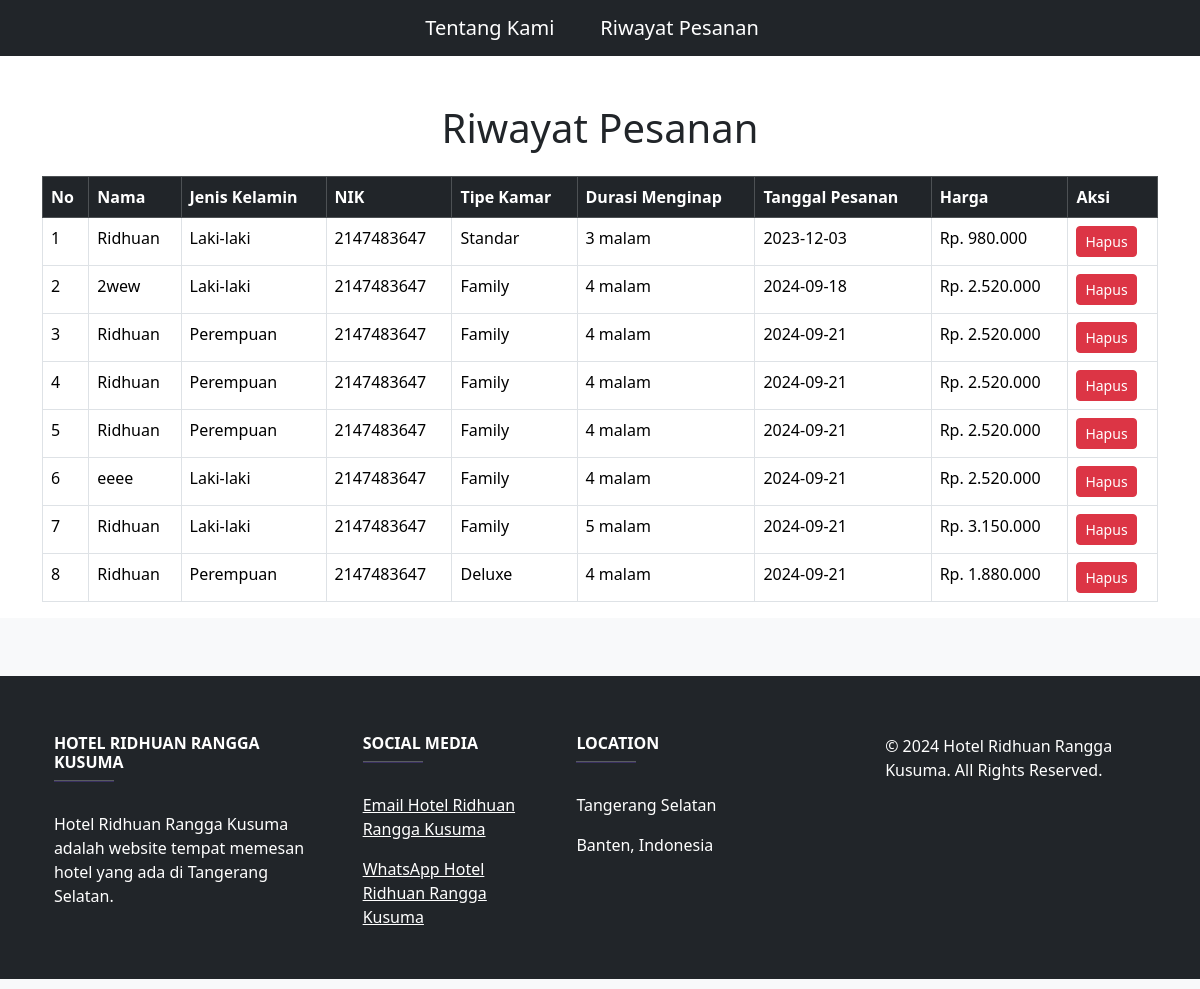
/riwayat.php, run on the app's committed database.
### tables this page shows
CREATE TABLE `pesanan` (
  `id` int(11) NOT NULL,
  `nama` varchar(250) NOT NULL,
  `jenis_kelamin` varchar(10) NOT NULL,
  `NIK` int(16) NOT NULL,
  `tipe` varchar(8) NOT NULL,
  `harga` int(11) NOT NULL,
  `tanggal_pesanan` date NOT NULL,
  `durasi_menginap` int(11) NOT NULL,
  `breakfast` varchar(10) NOT NULL
);

### riwayat.php (the view, shortened to what this page needs)
<!doctype html>
<html lang="en">
  <head>
    <link href="https://cdn.jsdelivr.net/npm/bootstrap@5.3.3/dist/css/bootstrap.min.css" rel="stylesheet">
  </head>
  <header>
    <?php include 'layout/header.php';?>
  </header>
  <body>
    <div class="content">
      <div class="container mt-5">
        <h1 class="text-center mb-4">Riwayat Pesanan</h1>
        <table class="table table-hover table-bordered">
          <thead class="table-dark">
            <tr>
              <th>No</th>
              <th>Nama</th>
              <th>Jenis Kelamin</th>
              <th>NIK</th>
              <th>Tipe Kamar</th>
              <th>Durasi Menginap</th>
              <th>Tanggal Pesanan</th>
              <th>Harga</th>
              <th>Aksi</th>
            </tr>
          </thead>
          <tbody>
            <?php
            include 'koneksi.php';
            $sql = "SELECT * FROM pesanan";
            $result = $conn->query($sql);
            if ($result->num_rows > 0) {
              $no = 1;
              while ($row = $result->fetch_assoc()) {
                echo '
                <tr>
                  <td>' . $no++ . '</td>
                  <td>' . $row['nama'] . '</td>
                  <td>' . $row['jenis_kelamin'] . '</td>
                  <td>' . $row['NIK'] . '</td>
                  <td>' . $row['tipe'] . '</td>
                  <td>' . $row['durasi_menginap'] . ' malam</td>
                  <td>' . $row['tanggal_pesanan'] . '</td>
                  <td>Rp. ' . number_format($row['harga'], 0, ',', '.') . '</td>
                  <td>
                    <form action="hapus_pesanan.php" method="POST">
                      <input type="hidden" name="id" value="' . $row['id'] . '">
                      <button type="submit" class="btn btn-danger btn-sm">Hapus</button>
                    </form>
                  </td>
                </tr>';
              }
            } else {
              echo '<tr><td colspan="9" class="text-center">Tidak ada riwayat pesanan.</td></tr>';
            }
            ?>
          </tbody>
        </table>
      </div>
    </div>
    <footer>
      <?php include 'layout/footer.php';?>
    </footer>
  </body>
</html>

### riwayat.php (style rules this page uses)
html, body { height: 100%; }
body { display: flex; flex-direction: column; }
.content { flex: 1 0 auto; }
footer { flex-shrink: 0; background-color: #f8f9fa; padding: 10px 0; text-align: center; }
.btn-danger { transition: background-color 0.3s ease; }

### data on the page
pesanan: nama "Ridhuan", jenis_kelamin "Laki-laki", NIK "2147483647", tipe "Standar", durasi_menginap "3", tanggal_pesanan "2023-12-03", harga "980.000"
pesanan: nama "2wew", jenis_kelamin "Laki-laki", NIK "2147483647", tipe "Family", durasi_menginap "4", tanggal_pesanan "2024-09-18", harga "2.520.000"
pesanan: nama "Ridhuan", jenis_kelamin "Perempuan", NIK "2147483647", tipe "Family", durasi_menginap "4", tanggal_pesanan "2024-09-21", harga "2.520.000"
pesanan: nama "Ridhuan", jenis_kelamin "Perempuan", NIK "2147483647", tipe "Family", durasi_menginap "4", tanggal_pesanan "2024-09-21", harga "2.520.000"
pesanan: nama "Ridhuan", jenis_kelamin "Perempuan", NIK "2147483647", tipe "Family", durasi_menginap "4", tanggal_pesanan "2024-09-21", harga "2.520.000"
pesanan: nama "eeee", jenis_kelamin "Laki-laki", NIK "2147483647", tipe "Family", durasi_menginap "4", tanggal_pesanan "2024-09-21", harga "2.520.000"
pesanan: nama "Ridhuan", jenis_kelamin "Laki-laki", NIK "2147483647", tipe "Family", durasi_menginap "5", tanggal_pesanan "2024-09-21", harga "3.150.000"
pesanan: nama "Ridhuan", jenis_kelamin "Perempuan", NIK "2147483647", tipe "Deluxe", durasi_menginap "4", tanggal_pesanan "2024-09-21", harga "1.880.000"
